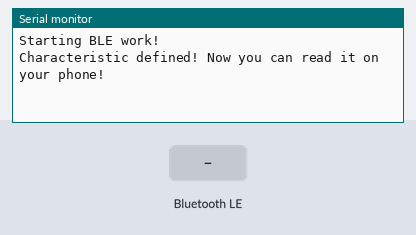
A sketch run on a simulated ESP32. On the bench: the last lines printed to the serial monitor. Inputs (shaded band) come from the test bench. Nothing arrives over Bluetooth unless stated; a phone connects over Bluetooth LE 3 s after start.

Above: at 1.2 s.
1.3 s: Bluetooth LE write "1" received
At 2.3 s:
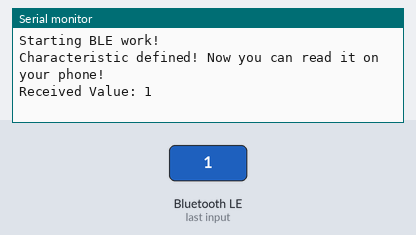
4.3 s: Bluetooth LE write "0" received
At 4.6 s:
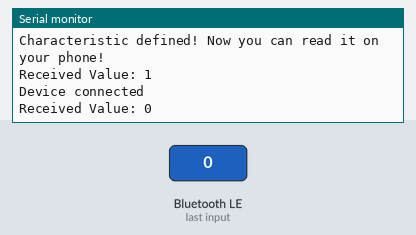
5.8 s: Bluetooth LE write "2" received
At 7.0 s:
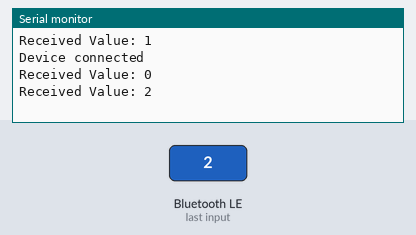

Measured:
- after the input at 1.3 s, the serial monitor: prints a new line at once (image 1)
- after the input at 4.3 s, the serial monitor: prints a new line at once (image 2)
- after the input at 5.8 s, the serial monitor: prints a new line at once (image 3)

The sketch:

esp32.ino
```cpp
#include <BLEDevice.h>
#include <BLEUtils.h>
#include <BLEServer.h>

#define SERVICE_UUID "1111ffe1-0000-1000-8000-00805f9b34fa"
#define CHARACTERISTIC_UUID "0000ffe1-0000-1000-8000-00805f9b34fb"

class MyServerCallbacks : public BLEServerCallbacks {
  void onConnect(BLEServer *pServer) {
    Serial.println("Device connected");
  };

  void onDisconnect(BLEServer *pServer) {
    Serial.println("Device disconnected");
    BLEDevice::startAdvertising();
  }
};

class MyCallbacks : public BLECharacteristicCallbacks {
  void onWrite(BLECharacteristic *pCharacteristic) {
    String value = pCharacteristic->getValue();
    Serial.print("Received Value: ");
    for (int i = 0; i < value.length(); i++) {
      Serial.print(value[i]);
    }
    Serial.println();
  }
};

void setup() {
  Serial.begin(115200);
  Serial.println("Starting BLE work!");

  BLEDevice::init("ESP32 Bluetooth");
  BLEServer *pServer = BLEDevice::createServer();
  pServer->setCallbacks(new MyServerCallbacks());

  BLEService *pService = pServer->createService(SERVICE_UUID);
  BLECharacteristic *pCharacteristic = pService->createCharacteristic(
    CHARACTERISTIC_UUID,
    BLECharacteristic::PROPERTY_READ | BLECharacteristic::PROPERTY_WRITE);

  pCharacteristic->setValue("Hello World says Neil");
  pCharacteristic->setCallbacks(new MyCallbacks());
  pService->start();

  BLEAdvertising *pAdvertising = BLEDevice::getAdvertising();
  pAdvertising->addServiceUUID(SERVICE_UUID);
  pAdvertising->setScanResponse(true);
  pAdvertising->setMinPreferred(0x06);
  pAdvertising->setMinPreferred(0x12);
  BLEDevice::startAdvertising();
  Serial.println("Characteristic defined! Now you can read it on your phone!");
}

void loop() {
  delay(2000);
}
```
